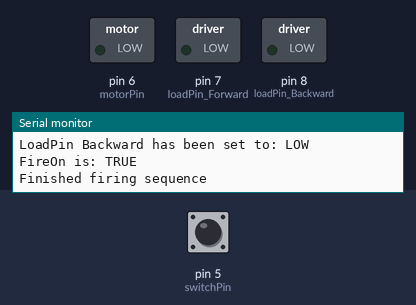
A sketch run on a simulated Arduino Uno, built with avr-gcc and run on an emulated ATmega328P. Shown: switched loads named in the sketch (green lamp = pin HIGH), the last lines printed to the serial monitor. The test bench sets the inputs (shaded band); at power-on: pin 5 (switchPin) HIGH.

Above: at 2.9 s.
3.0 s: pin 5 (switchPin) pulled LOW for 0.15 s
At 3.9 s:
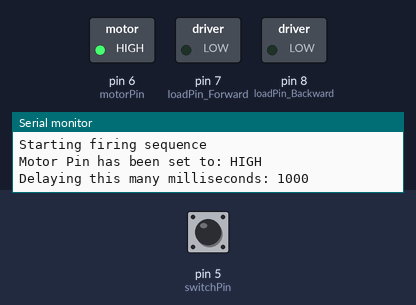
6.1 s: pin 5 (switchPin) pulled LOW for 1 s
At 9.1 s:
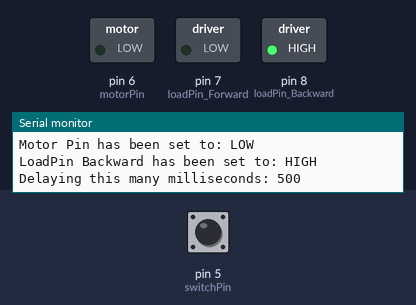
10.1 s: pin 5 (switchPin) pulled LOW for 3.2 s
At 14.7 s:
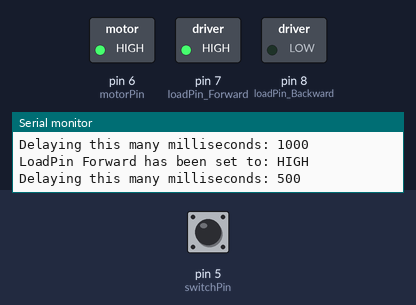
Timing chart, 0 to 16.9 s (numbered marks = the images above; inputs shaded):
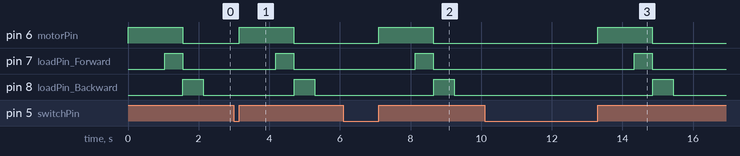

The sketch:

NerfGunAutomaticTrigger.ino
```cpp
const int switchPin = 5;
const int motorPin = 6;
const int loadPin_Forward = 7;
const int loadPin_Backward = 8;
int startMotorDelay = 1000,
    forwardLoadDelay = 500,
    reverseLoadDelay = 500;
int switchPinValue;
bool fireOn;

void setup()
{
  Serial.begin(9600); //Set up serial for testing
  pinMode(switchPin, INPUT);
  pinMode(motorPin, OUTPUT);
  pinMode(loadPin_Forward, OUTPUT);
  pinMode(loadPin_Backward, OUTPUT);
  fireOn = false;
}

void loop()
{
  switchPinValue = digitalRead(switchPin);

  if(switchPinValue == LOW)
  {
  //Serial.println(switchPinValue);
  if(fireOn)
  {
    fireOn = false;
  }
  }

  else if (switchPinValue == HIGH && !fireOn)
  {
      Serial.println("Starting firing sequence");
      digitalWrite(motorPin, HIGH);
      Serial.print("Motor Pin has been set to: ");
      Serial.println("HIGH");
      Serial.print("Delaying this many milliseconds: ");
      Serial.println(startMotorDelay);
      delay(startMotorDelay);
      digitalWrite(loadPin_Forward, HIGH);
      Serial.print("LoadPin Forward has been set to: ");
      Serial.println("HIGH");
      Serial.print("Delaying this many milliseconds: ");
      Serial.println(forwardLoadDelay);
      delay(forwardLoadDelay);
      digitalWrite(loadPin_Forward, LOW);
      Serial.print("LoadPin Forward has been set to: ");
      Serial.println("LOW");
      digitalWrite(motorPin, LOW);
      Serial.print("Motor Pin has been set to: ");
      Serial.println("LOW");
      digitalWrite(loadPin_Backward, HIGH);
      Serial.print("LoadPin Backward has been set to: ");
      Serial.println("HIGH");
      Serial.print("Delaying this many milliseconds: ");
      Serial.println(reverseLoadDelay);
      delay(reverseLoadDelay);
      digitalWrite(loadPin_Backward, LOW);
      Serial.print("LoadPin Backward has been set to: ");
       Serial.println("LOW");
      fireOn = true;
      Serial.print("FireOn is: ");
      Serial.println("TRUE");
      Serial.println("Finished firing sequence");
  }
  delay(1);
}
```

Measured:
- after the input at 3.0 s, pin 6 (motorPin): LOW → HIGH after 0.15 s, → LOW 1.5 s later; pin 7 (loadPin_Forward): LOW → HIGH after 1.2 s, → LOW 0.51 s later; pin 8 (loadPin_Backward): LOW → HIGH after 1.7 s, → LOW 0.58 s later
- after the input at 6.1 s, pin 6 (motorPin): LOW → HIGH after 1.0 s, → LOW 1.5 s later; pin 7 (loadPin_Forward): LOW → HIGH after 2.0 s, → LOW 0.51 s later; pin 8 (loadPin_Backward): LOW → HIGH after 2.6 s, → LOW 0.58 s later
- after the input at 10.1 s, pin 6 (motorPin): LOW → HIGH after 3.2 s, → LOW 1.5 s later; pin 7 (loadPin_Forward): LOW → HIGH after 4.2 s, → LOW 0.51 s later; pin 8 (loadPin_Backward): LOW → HIGH after 4.8 s, → LOW 0.58 s later
